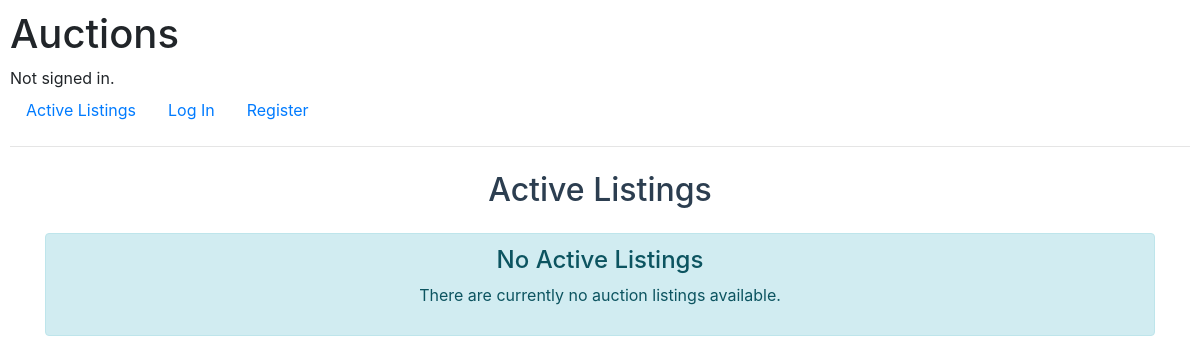
Before: / with the older database file.
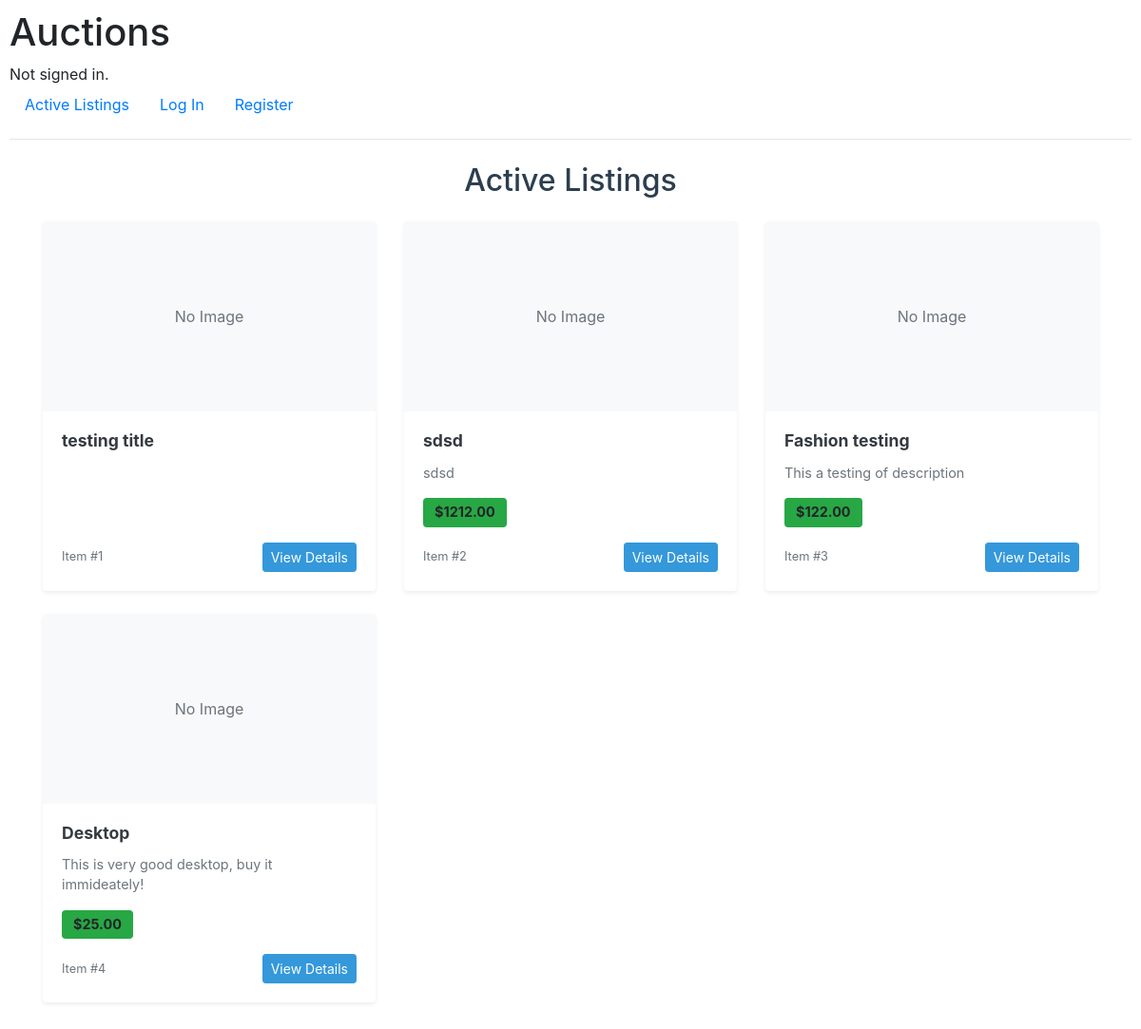
After: the same page with the newer database file.
### auctions/models.py (models this page shows, shortened)
class Listing(models.Model):
    title = models.CharField(max_length=64)
    description = models.TextField()
    starting_price = models.DecimalField(max_digits=10, decimal_places=2, null=True)
    image_url = models.URLField(null=True)
    category = models.ForeignKey(Category, on_delete=models.SET_NULL, related_name="listings", null=True, blank=True)
    seller = models.ForeignKey(User, on_delete=models.CASCADE, related_name="listings", null=True)

### auctions/views.py (the view)
# urls.py: path("", views.index, name="index"),
def index(request):
    all_listings = Listing.objects.all().values()
    return render(request, "auctions/index.html", {"all_listings":all_listings})

### auctions/templates/auctions/index.html (shortened to what this page needs)
{% extends "auctions/layout.html" %}
{% block body %}
    <div class="container mt-4">
        <div class="row">
            <div class="col-12">
                <h2 class="mb-4 text-center text-primary">Active Listings</h2>
            </div>
        </div>
        <div class="row">
            {% for listing in all_listings %}
                <div class="col-lg-4 col-md-6 col-sm-12 mb-4">
                    <div class="card h-100 shadow-sm border-0">
                        {% if listing.image_url %}
                            <img src="{{ listing.image_url }}" class="card-img-top" alt="{{ listing.title }}" style="height: 200px; object-fit: cover;">
                        {% else %}
                            <div class="card-img-top bg-light d-flex align-items-center justify-content-center text-muted" style="height: 200px;">
                                <span class="ms-2">No Image</span>
                            </div>
                        {% endif %}
                        <div class="card-body d-flex flex-column">
                            <h5 class="card-title text-dark font-weight-bold">{{ listing.title }}</h5>
                            <p class="card-text text-muted flex-grow-1">
                                {{ listing.description|truncatewords:20 }}
                            </p>
                            {% if listing.starting_price %}
                                <div class="mt-auto">
                                    <span class="badge bg-success fs-6 mb-2">${{ listing.starting_price }}</span>
                                </div>
                            {% endif %}
                            <div class="d-flex justify-content-between align-items-center mt-2">
                                <small class="text-muted">Item #{{ forloop.counter }}</small>
                                <a href="#" class="btn btn-primary btn-sm">View Details</a>
                            </div>
                        </div>
                    </div>
                </div>
            {% empty %}
                <div class="col-12">
                    <div class="alert alert-info text-center">
                        <h4>No Active Listings</h4>
                        <p>There are currently no auction listings available.</p>
                    </div>
                </div>
            {% endfor %}
        </div>
    </div>
{% endblock %}

### auctions/templates/auctions/layout.html (shortened to what this page needs)
{% load static %}
<!DOCTYPE html>
<html lang="en">
    <head>
        <link rel="stylesheet" href="https://stackpath.bootstrapcdn.com/bootstrap/4.4.1/css/bootstrap.min.css">
        <link href="{% static 'auctions/styles.css' %}" rel="stylesheet">
    </head>
    <body>
        <h1>Auctions</h1>
        <div>
            {% if user.is_authenticated %}
                Signed in as <strong>{{ user.username }}</strong>.
            {% else %}
                Not signed in.
            {% endif %}
        </div>
        <ul class="nav">
            <li class="nav-item">
                <a class="nav-link" href="{% url 'index' %}">Active Listings</a>
            </li>
            {% if user.is_authenticated %}
                <li class="nav-item">
                    <a class="nav-link" href="{% url 'create_listing' %}">Create Listing</a>
                </li>
                <li class="nav-item">
                    <a class="nav-link" href="{% url 'logout' %}">Log Out</a>
                </li>
            {% else %}
                <li class="nav-item">
                    <a class="nav-link" href="{% url 'login' %}">Log In</a>
                </li>
                <li class="nav-item">
                    <a class="nav-link" href="{% url 'register' %}">Register</a>
                </li>
            {% endif %}
        </ul>
        <hr>
        {% block body %}
        {% endblock %}
    </body>
</html>

### auctions/static/auctions/styles.css (style rules this page uses)
body { padding: 10px; }
.card { transition: transform 0.2s ease-in-out, box-shadow 0.2s ease-in-out; }
.card-title { color: #2c3e50; font-size: 1.1rem; margin-bottom: 0.75rem; }
.card-text { font-size: 0.9rem; line-height: 1.5; }
.badge { font-size: 0.9rem !important; padding: 0.5rem 0.75rem; }
.btn-primary { background-color: #3498db; border-color: #3498db; }
.text-primary { color: #2c3e50 !important; }

Changed rows visible on the page:
added Listing: shows "No Image", title "testing title"
added Listing: shows "No Image", title "sdsd", description "sdsd", starting_price "1212.00"
added Listing: image_url "No Image", title "Fashion testing", description "This a testing of description", starting_price "122.00"
added Listing: image_url "No Image", title "Desktop", description "This is very good desktop, buy it immideately!", starting_price "25.00"
Other visible differences:
text no longer shown: "No Active Listings There are currently no auction listings available."
